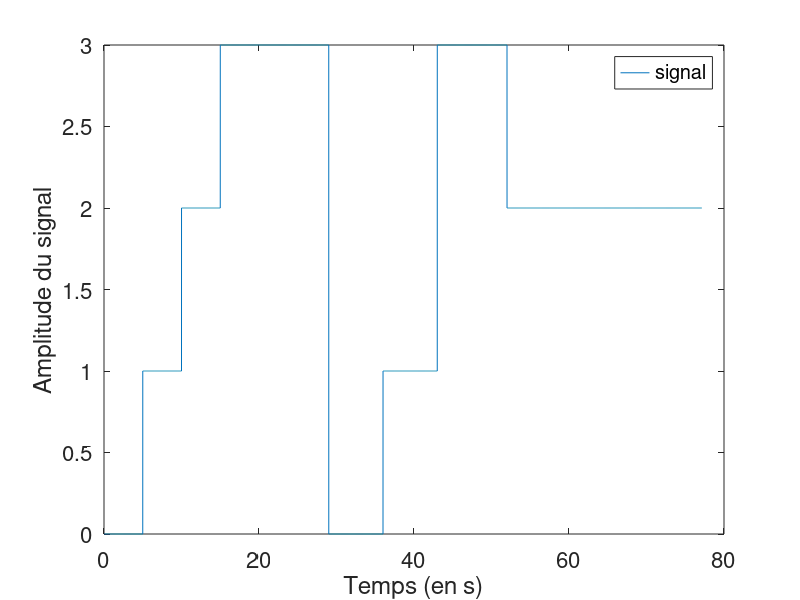

Write MATLAB code to recreate this figure.
clear all;

addpath(genpath('..\acquisition_biosemi\Enregistrements'));
addpath(genpath('..\obj'));
addpath(genpath('..\src'));

% addpath(genpath('/Users/Rafael/sir/TL-Approf.-BCI/obj'));
% addpath(genpath('/Users/Rafael/sir/'));

% addpath(genpath('/Users/heloisehuyghuesdespointes/Documents/TL-Approf.-BCI'));
figure;
X = load('herve001_labeled.txt');
X(:,1) = X(:,1).*30;
Y = 1/256:1/256:length(X(:,1))/256
plot(Y,X(:,2));
xlabel('Temps (en s)');
ylabel('Amplitude du signal');
legend('signal','label');
set(gca,'FontSize',16);